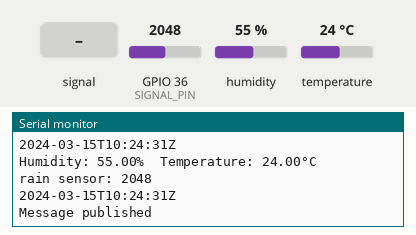
A sketch run on a simulated ESP32. Parts: the last lines printed to the serial monitor. The test bench sets the inputs (shaded band); at power-on: humidity 55 %, GPIO 36 (SIGNAL_PIN) = 2048, temperature 24 °C. WiFi joins after 1.5 s; servers stay silent unless stated; network time is answered at once with the bench clock; the local clock reads 2024-03-15 10:24:30 at power-on unless the sketch sets it; no MQTT or app messages arrive unless stated.

Above: at 2.7 s.
2.8 s: GPIO 36 (SIGNAL_PIN) fed a 200 Hz sine of ±327 counts around its level
5.5 s: humidity set to 22 %
At 6.5 s:
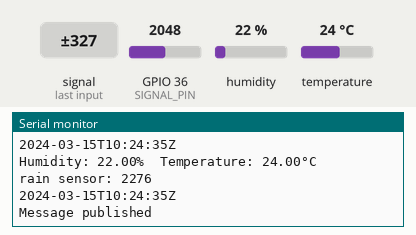
8.2 s: GPIO 36 (SIGNAL_PIN) set to 2866
At 10.6 s:
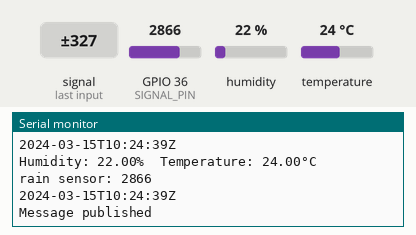
10.9 s: temperature set to 12 °C
At 12.7 s:
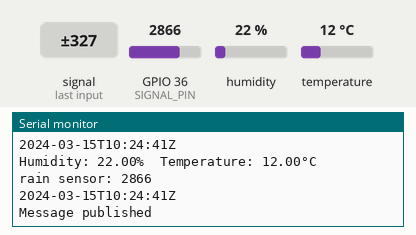
13.6 s: GPIO 36 (SIGNAL_PIN) fed a 1000 Hz sine of ±1023 counts around its level
16.3 s: GPIO 36 (SIGNAL_PIN) set to 3603
At 19.0 s:
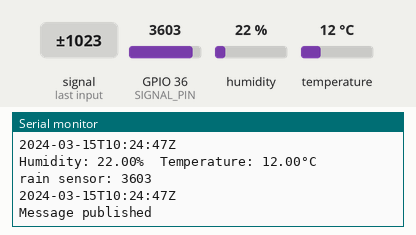
Timing chart, 0 to 20.0 s (numbered marks = the images above; inputs shaded):
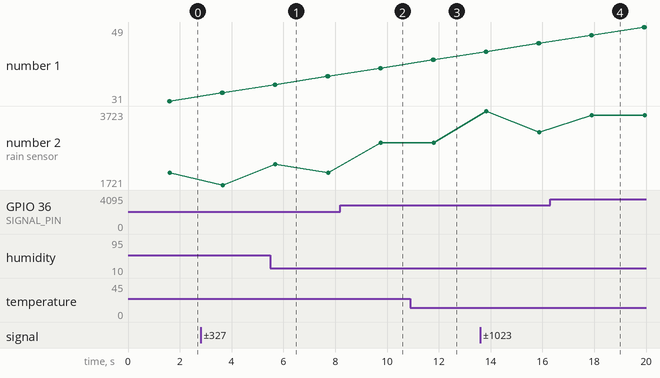

The sketch:

ESP32_control.ino
```cpp
#include <WiFiClientSecure.h>
#include <PubSubClient.h>
#include <WiFi.h>
#include <NTPClient.h>
#include <WiFiUdp.h>
#include "DHT.h"
#include <ArduinoJson.h>


#define THINGNAME "Classic Shadow"
#define DHTPIN 14    // Digital pin connected to the DHT sensor
#define DHTTYPE DHT11   // DHT 11
#define AWS_IOT_PUBLISH_TOPIC   "weather/post_data"
#define POWER_PIN  17
#define SIGNAL_PIN 36

int value = 0;
const char* ssid     = "LJ-Net";
const char* password = "40065120334001630306";


// Define NTP Client to get time
WiFiUDP ntpUDP;
NTPClient timeClient(ntpUDP);

// Variables to save date and time
String formattedDate;
String dayStamp;
String timeStamp;
String arr_days[]={"Sunday","Monday","Tuesday","Wednesday","Thursday","Friday","Saturday"};

// Amazon Root CA 1
static const char AWS_CERT_CA[] PROGMEM = R"EOF(
-----BEGIN CERTIFICATE-----
MIIDQTCCAimgAwIBAgITBmyfz5m/jAo54vB4ikPmljZbyjANBgkqhkiG9w0BAQsF
ADA5MQswCQYDVQQGEwJVUzEPMA0GA1UEChMGQW1hem9uMRkwFwYDVQQDExBBbWF6
b24gUm9vdCBDQSAxMB4XDTE1MDUyNjAwMDAwMFoXDTM4MDExNzAwMDAwMFowOTEL
MAkGA1UEBhMCVVMxDzANBgNVBAoTBkFtYXpvbjEZMBcGA1UEAxMQQW1hem9uIFJv
b3QgQ0EgMTCCASIwDQYJKoZIhvcNAQEBBQADggEPADCCAQoCggEBALJ4gHHKeNXj
ca9HgFB0fW7Y14h29Jlo91ghYPl0hAEvrAIthtOgQ3pOsqTQNroBvo3bSMgHFzZM
9O6II8c+6zf1tRn4SWiw3te5djgdYZ6k/oI2peVKVuRF4fn9tBb6dNqcmzU5L/qw
IFAGbHrQgLKm+a/sRxmPUDgH3KKHOVj4utWp+UhnMJbulHheb4mjUcAwhmahRWa6
VOujw5H5SNz/0egwLX0tdHA114gk957EWW67c4cX8jJGKLhD+rcdqsq08p8kDi1L
93FcXmn/6pUCyziKrlA4b9v7LWIbxcceVOF34GfID5yHI9Y/QCB/IIDEgEw+OyQm
jgSubJrIqg0CAwEAAaNCMEAwDwYDVR0TAQH/BAUwAwEB/zAOBgNVHQ8BAf8EBAMC
AYYwHQYDVR0OBBYEFIQYzIU07LwMlJQuCFmcx7IQTgoIMA0GCSqGSIb3DQEBCwUA
A4IBAQCY8jdaQZChGsV2USggNiMOruYou6r4lK5IpDB/G/wkjUu0yKGX9rbxenDI
U5PMCCjjmCXPI6T53iHTfIUJrU6adTrCC2qJeHZERxhlbI1Bjjt/msv0tadQ1wUs
N+gDS63pYaACbvXy8MWy7Vu33PqUXHeeE6V/Uq2V8viTO96LXFvKWlJbYK8U90vv
o/ufQJVtMVT8QtPHRh8jrdkPSHCa2XV4cdFyQzR1bldZwgJcJmApzyMZFo6IQ6XU
5MsI+yMRQ+hDKXJioaldXgjUkK642M4UwtBV8ob2xJNDd2ZhwLnoQdeXeGADbkpy
rqXRfboQnoZsG4q5WTP468SQvvG5
-----END CERTIFICATE-----)EOF";

// Device Certificate
static const char AWS_CERT_CRT[] PROGMEM = R"KEY(
-----BEGIN CERTIFICATE-----
MIIDWTCCAkGgAwIBAgIURc7bByjC4wR8hgU9PyHVwXHuHSEwDQYJKoZIhvcNAQEL
BQAwTTFLMEkGA1UECwxCQW1hem9uIFdlYiBTZXJ2aWNlcyBPPUFtYXpvbi5jb20g
SW5jLiBMPVNlYXR0bGUgU1Q9V2FzaGluZ3RvbiBDPVVTMB4XDTIyMTExNzEzNDQz
MVoXDTQ5MTIzMTIzNTk1OVowHjEcMBoGA1UEAwwTQVdTIElvVCBDZXJ0aWZpY2F0
ZTCCASIwDQYJKoZIhvcNAQEBBQADggEPADCCAQoCggEBAMhAjHO1cn+7xrCKd3Nj
6YBpWIRzIV+DBytbmsx6nqxKdokRmGgHz/teY+iBG59R/MftAn5RXaJgGpJxGKCT
MhGHIMh3xarHUzqTfDv/UDpYMJiTl2+ZzpzGuyS/BHYo7H3fZuGFEhCFy+apJN3V
SZ+3nZPwPdv4c9Qc9STsa3XabSRHRX9ZAthlGmCo8Yg95HUCsvMHEK4GARvBbkr7
pPWnqyjyJIRHPf90SSpNhZR2uRrWJV16QUQKtDbvnJjohzqUGuHr1Hj91CLxtnfe
TFq3FFkHQiKaNYh1qGomkUbZ/Ryevg5qRJAxTuqsO6H1HkAeUT9Yt8+0MVURMM3z
97UCAwEAAaNgMF4wHwYDVR0jBBgwFoAUmxSH1d/ugFK1ZbnIvA2dK05EaxUwHQYD
VR0OBBYEFBgTkq/cq7n2VZEQINw9SOqqqkZcMAwGA1UdEwEB/wQCMAAwDgYDVR0P
AQH/BAQDAgeAMA0GCSqGSIb3DQEBCwUAA4IBAQBbGrMXgI9PyYLjEwgqmUMdQ3ww
C78jDKUdBzVoAg/1OgALyUDFLjkIFY7usHcvWlNqxwaYhrHiS28tQ9vdbyrxnxRr
37DhHzeDVAbp3LblwswHF8aaWTwPqkgyMMvgAyjM2zmX6c3viDIiO7iX3DpHQA7F
1NB2mVPLRXYqVnLwzHcps8jaqFG0wIJBXCd/lCW0aKLyLDwrDy+AxxxDBoJ/8wkk
7x+iT4i25JsYQ+/dDkEtW3iWHLrjzw9sP5B7vD4WgldSLzjbsIOb66Vk6kBQmKr4
PBqI3H9F9xYRcTzZranmi8QNXxyCA/LIcFC1FqAWEe66keb5fc6yUQG9BsCQ
-----END CERTIFICATE-----)KEY";

// Device Private Key
static const char AWS_CERT_PRIVATE[] PROGMEM = R"KEY(
-----BEGIN RSA PRIVATE KEY-----
MIIEpgIBAAKCAQEAyECMc7Vyf7vGsIp3c2PpgGlYhHMhX4MHK1uazHqerEp2iRGY
aAfP+15j6IEbn1H8x+0CflFdomAaknEYoJMyEYcgyHfFqsdTOpN8O/9QOlgwmJOX
b5nOnMa7JL8Edijsfd9m4YUSEIXL5qkk3dVJn7edk/A92/hz1Bz1JOxrddptJEdF
f1kC2GUaYKjxiD3kdQKy8wcQrgYBG8FuSvuk9aerKPIkhEc9/3RJKk2FlHa5GtYl
XXpBRAq0Nu+cmOiHOpQa4evUeP3UIvG2d95MWrcUWQdCIpo1iHWoaiaRRtn9HJ6+
DmpEkDFO6qw7ofUeQB5RP1i3z7QxVREwzfP3tQIDAQABAoIBAQCcSSRUuevenOJ4
rdiEChoWyiD3XhNRw6U4xYmOxLRJquPQHhdgOZisigJXV0wDj61FK0ii5UW6kF6s
o++ggsC0xU1kp3Vxz5a5RJnVCXHH10Q2EBpEUznZSZCNITeOMGpB4rUclQqAMqvs
HV5Ucz2+lUM6Tmk44DMl/GOmqY1EsA5hRIUCzWraIUcw8Y5WHrt8urdQlqX65DUU
4X3kSOSWwjTDsXMf6VCd/fJIEewZ0v+RlsdLyAyHZKhhXYpwaTMkaOgcf4CVgh/6
1Avdruuw2YfhQUajUEZEBgFwxtTPh/FbV5AoGwWGgJ5ScQsIF9Pl4HESZ19DEyWC
nN0R11EBAoGBAO2m949fnr2mcs96CsWb6cZvJ7wtW2AW3qJmsOssOwmob2XsOstj
xMT/F054nTcOgezfZpGJbGXsQfP11haZISCLn9DdF4f0SEuSPU26hCUFaATuHNK/
hdDfkT9r1T08A2VaOKa3+R/eEtBjXs6J/yeXTHw6E/TW38REW+8v57lFAoGBANe2
ZRTscYIURpJSgPILxnICx/wFXZPfou+CR7HCNFb+d0G+fzeQ6+/n2HF8Er7wTwrf
c2B7v2pkFztZZQ+mMJH1lfNiRCCHVpbvYXiv7LITRpFlTeWLSTLtgCQW69t30z62
ZuodBxuE0ohxe8QOZZOwvvpsoaCqN8i1pMf69dOxAoGBAM7Qk/Ygh5uRo65tDbzE
n2AB0bmQW0m2/U6lQWeXmVUhULiJKO1hSJcLS3QNwPtt06GZFMCosD3OqeKt2P7X
ih2xhIYWMektrFCf1luzalZxawGHWmwJImIQfW2M4QimFmp4Zn6n8dRKxWK2Z4Yk
T3lb0ML3I/DZoehCeSMhNG5lAoGBAMbJrG9S0evJGZwAchoc5dztWTSUET+TyUil
K8LRsIA28tngXsZrRDKK2vkCGRhixsTDVUUl5Sl7Ybls0WhRg9MOmgh3l0bO0eo4
Yf/hR+R3RQH6dIXEDUnkesFHakWPMFpLp5258HHYvlfFFQSBK/Sl3elTsMMp+kx5
sIgmauKRAoGBAOOda4uYsOJvZgBlq3J688WRbdwnCcs21huxzOlT8CSFYrk+eOBP
oQ0c+WDO/q5E/+x56lTHn8/zsJvMJg7iKZuovLZmW1CRfOzHlAvIU3awEG0WA5Go
1JfdXsrCfhUPoILwkAyhxXa17REbcQw650PJzdXLdNYcnqBTXhjrvn19
-----END RSA PRIVATE KEY-----)KEY";

const char AWS_IOT_ENDPOINT[] = "a1tmhchnoirllr-ats.iot.us-east-1.amazonaws.com";
float h ;
float t;

DHT dht(DHTPIN, DHTTYPE);
WiFiClientSecure net = WiFiClientSecure();
PubSubClient client(net);

void connectAWS()
{
  net.setCACert(AWS_CERT_CA);
  net.setCertificate(AWS_CERT_CRT);
  net.setPrivateKey(AWS_CERT_PRIVATE);

  // Connect to the MQTT broker on the AWS endpoint we defined earlier
  client.setServer(AWS_IOT_ENDPOINT, 8883);

  // Create a message handler
  client.setCallback(messageHandler);

  Serial.println("Connecting to AWS IOT");

  while (!client.connect(THINGNAME)){
    Serial.print(".");
    delay(100);}

  if (!client.connected()){
    Serial.println("AWS IoT Timeout!");
    return;}
  else{Serial.println(client.connected());}

  Serial.println("AWS IoT Connected!");
}

void publishMessage()
{
  StaticJsonDocument<500> doc;
  StaticJsonDocument<200> doc1;
  StaticJsonDocument<200> doc2;
  doc["device_id"] = "weather_station_1";
  doc["time"] = formattedDate;
  doc2["humidity"] = h;
  doc2["temperature"] = t;
  if(value > 600){
    doc["rain"] = "yes";
  }
  else{
    doc["rain"] = "no";
  }
  doc1["reported"] = doc2;
  doc["state"] = doc1;
  char jsonBuffer[512];
  serializeJson(doc, jsonBuffer); // print to client
  client.publish(AWS_IOT_PUBLISH_TOPIC, jsonBuffer);
  Serial.println("Message published");
}

void messageHandler(char* topic, byte* payload, unsigned int length)
{
  Serial.print("incoming: ");
  Serial.println(topic);

  StaticJsonDocument<200> doc;
  deserializeJson(doc, payload);
  const char* message = doc["message"];
  Serial.println(message);
}

void setup() {
  // Initialize Serial Monitor
  Serial.begin(115200);
  Serial.print("Connecting to ");
  Serial.println(ssid);
  WiFi.begin(ssid, password);
  while (WiFi.status() != WL_CONNECTED) {  //  waiting with Wifi connectivity
    delay(500);
    Serial.print(".");
  }
  // Print local IP address and start web server
  Serial.println("");
  Serial.println("WiFi connected.");
  Serial.println("IP address: ");
  Serial.println(WiFi.localIP());
  pinMode(POWER_PIN, OUTPUT);
  connectAWS();
  dht.begin();
  digitalWrite(POWER_PIN, LOW);
// Initialize a NTPClient to get time
  timeClient.begin();
  timeClient.setTimeOffset(3600);
}
void loop() {
  while(!timeClient.update()) {
    timeClient.forceUpdate();
  }

  // The formattedDate comes with the following format:
  // yyyy.mm.ddThh:mm:ssZ
  // We need to extract date and time
  formattedDate = timeClient.getFormattedDate();
  //Serial.println(formattedDate);
  Serial.println(formattedDate);
  h = dht.readHumidity();
  t = dht.readTemperature();
  digitalWrite(POWER_PIN, HIGH);
  delay(10);
  value = analogRead(SIGNAL_PIN); // read the analog value from sensor
  digitalWrite(POWER_PIN, LOW);
  //  publishMessage();
  if (isnan(h) || isnan(t) )  // Check if any reads failed and exit early (to try again).
  {
    Serial.println(F("Failed to read from DHT sensor!"));
    return;
  }

  Serial.print(F("Humidity: "));
  Serial.print(h);
  Serial.print(F("%  Temperature: "));
  Serial.print(t);
  Serial.println(F("°C "));
  Serial.print("rain sensor: ");
  Serial.println(value);
  Serial.println(formattedDate);
  publishMessage();
  client.loop();
  delay(2000);
}
```

Measured:
- after the input at 5.5 s, the serial monitor: prints a new line after 0.19 s (image 1)
- after the input at 8.2 s, the serial monitor: prints a new line after 1.6 s (image 2)
- after the input at 10.9 s, the serial monitor: prints a new line after 0.90 s (image 3)
- after the input at 16.3 s, the serial monitor: prints a new line after 1.6 s (image 4)
- plotted number 2: 2048 → 1721 after the input at 2.8 s, 2048 → 2866 after the input at 8.2 s, 2866 → 3145 after the input at 13.6 s, 3145 → 3603 after the input at 16.3 s
